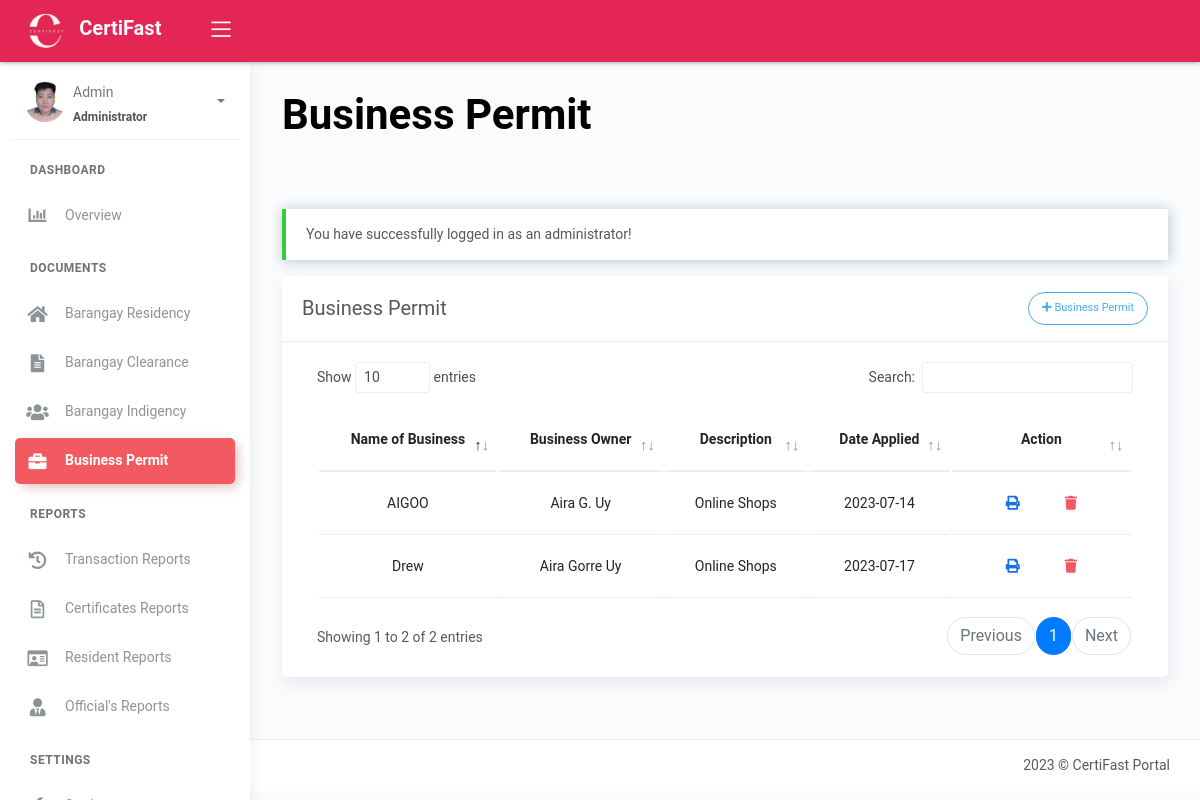
Page /business_permit.php (signed in) on the earlier database version.
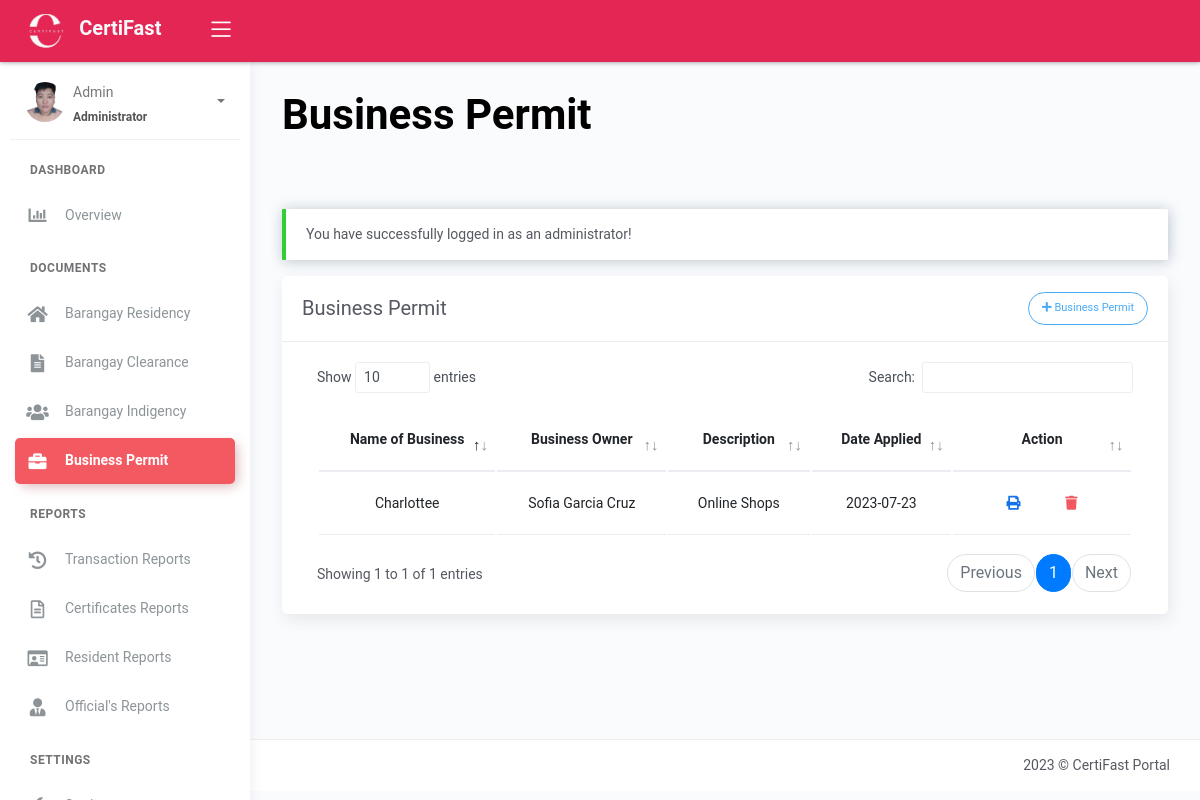
Same page on the later database version.
### tables this page shows
CREATE TABLE `tblpermit` (
  `id` int(11) NOT NULL AUTO_INCREMENT,
  `name` varchar(80) DEFAULT NULL,
  `owner1` varchar(200) DEFAULT NULL,
  `email` varchar(50) NOT NULL,
  `nature` varchar(220) DEFAULT NULL,
  `applied` date DEFAULT NULL,
  PRIMARY KEY (`id`)
);

### business_permit.php (the view, shortened to what this page needs)
<?php include 'server/server.php' ?>
<?php
	$query = "SELECT * FROM tblpermit";
    $result = $conn->query($query);
    $permit = array();
	while($row = $result->fetch_assoc()){
		$permit[] = $row;
	}
?>
<!DOCTYPE html>
<html lang="en">
<head>
	<?php include 'templates/header.php' ?>
</head>
<body>
	<div class="wrapper">
		<?php include 'templates/main-header.php' ?>
		<?php include 'templates/sidebar.php' ?>
		<div class="main-panel">
			<div class="content">
				<div class="panel-header">
					<div class="page-inner">
						<div class="d-flex align-items-left align-items-md-center flex-column flex-md-row">
							<div>
								<h2 class="text-black fw-bold" style ="font-size: 300%;">Business Permit</h2>
							</div>
						</div>
					</div>
				</div>
				<div class="page-inner">
					<div class="row mt-2">
						<div class="col-md-12">
                            <?php if(isset($_SESSION['message'])): ?>
                                <div class="alert alert-<?php echo $_SESSION['success']; ?> <?= $_SESSION['success']=='danger' ? 'bg-danger text-light' : null ?>" role="alert">
                                    <?php echo $_SESSION['message']; ?>
                                </div>
                            <?php endif ?>
                            <div class="card">
								<div class="card-header">
									<div class="card-head-row">
										<div class="card-title">Business Permit</div>
										<?php if(isset($_SESSION['username'])):?>
											<div class="card-tools">
												<a href="#add" data-toggle="modal" class="btn btn-info btn-border btn-round btn-sm">
													<i class="fa fa-plus"></i>
													Business Permit
												</a>
											</div>
										<?php endif?>
									</div>
								</div>
								<div class="card-body">
									<div class="table-responsive">
										<table id="residenttable" class="table">
											<thead>
												<tr class="text-center">
													<th scope="col">Name of Business</th>
													<th scope="col">Business Owner</th>
													<th scope="col">Description</th>
													<th scope="col">Date Applied</th>
													<?php if(isset($_SESSION['username'])):?>
													<th scope="col">Action</th>
													<?php endif ?>
												</tr>
											</thead>
											<tbody>
												<?php if(!empty($permit)): ?>
													<?php foreach($permit as $row): ?>
													<tr class="text-center">
														<td><?= ucwords($row['name']) ?></td>
														<td><?= !empty($row['owner1']) ? ucwords($row['owner1']) : $row['owner1'] ?></td>
														<td><?= $row['nature'] ?></td>
														<td><?= $row['applied'] ?></td>
                                                        <?php if(isset($_SESSION['username'])):?>
														<td>
															<div class="form-button-action">
																<a type="button" data-toggle="tooltip" href="generate_business_permit.php?id=<?= $row['id'] ?>" class="btn btn-link btn-primary" data-original-title="Generate Permit">
																	<i class="fas fa-print"></i>
																</a>
																<?php if(isset($_SESSION['username']) && $_SESSION['role']=='administrator'): ?>
																<a type="button" data-toggle="tooltip" href="model/remove_permit.php?id=<?= $row['id'] ?>" onclick="return confirm('Are you sure you want to delete this business permit?');" class="btn btn-link btn-danger" data-original-title="Remove">
																	<i class="fas fa-trash"></i>
																</a>
																<?php endif ?>
															</div>
														</td>
														<?php endif ?>
													</tr>
													<?php endforeach ?>
												<?php endif ?>
											</tbody>
										</table>
									</div>
								</div>
							</div>
						</div>
					</div>
				</div>
			</div>
			<?php include 'templates/main-footer.php' ?>
		</div>
	</div>
</body>
</html>

Differences in the rows shown:
removed tblpermit: name "AIGOO", owner1 "Aira G. Uy", nature "Online Shops", applied "2023-07-14"
removed tblpermit: name "Drew", owner1 "Aira Gorre Uy", nature "Online Shops", applied "2023-07-17"
added tblpermit: name "Charlottee", owner1 "Sofia Garcia Cruz", nature "Online Shops", applied "2023-07-23"
Other differences:
text written by a page script: "Show entries Search: Showing 1 to 2 of 2 entries Previous 1 Next" → "Show entries Search: Showing 1 to 1 of 1 entries Previous 1 Next"
